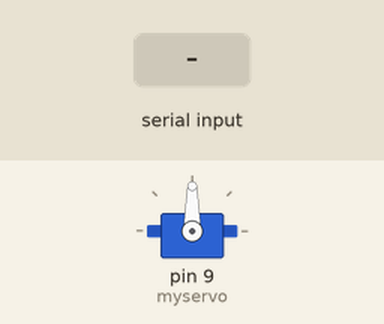
This sketch was run on a simulated Arduino Uno, built with avr-gcc and run on an emulated ATmega328P. Shown: servo. The inputs (shaded band) are chosen by the test bench.

Above: at 1.2 s.
1.3 s: byte 30 received over Serial
At 1.7 s:
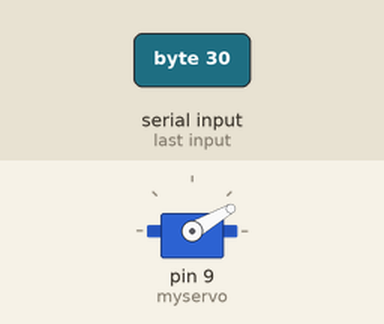
2.8 s: byte 120 received over Serial
At 4.0 s:
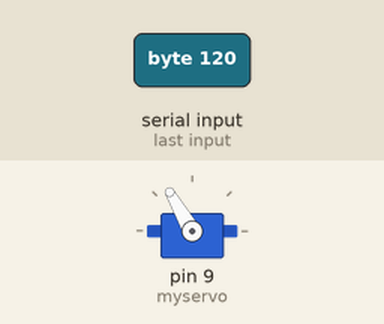
Timing chart, 0 to 5.8 s (numbered marks = the images above; inputs shaded):
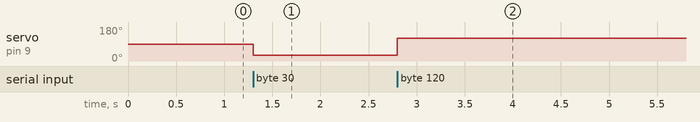

The sketch:

DesafioFINAL.ino
```cpp
/*
 Controlling a servo position using a potentiometer (variable resistor)
 by Michal Rinott <http://people.interaction-ivrea.it/m.rinott>

 modified on 8 Nov 2013
 by Scott Fitzgerald
 http://www.arduino.cc/en/Tutorial/Knob
*/

#include <Servo.h>

Servo myservo;  // create servo object to control a servo

int val;    // variable to read the value from the analog pin
int buzzer = 6;

void setup() {
  myservo.attach(9);  // attaches the servo on pin 9 to the servo object
  Serial.begin(9600);
}

void loop() {
  if (Serial.available()) {
    // get the new byte:
    int angle = (int)Serial.read();  // <--- the value 0 or 180 arrives from node.js
    // set the servo to that angle
    if (angle <= 180) myservo.write(angle);
    else {
      tone(buzzer, 900, 100);
      delay(100);
      tone(buzzer, 600, 400);
    }
  }
  delay(1);                           // waits for the servo
}
```

Measured:
- after the input at 1.3 s, servo on pin 9 (myservo): 90° → 30° at once
- after the input at 2.8 s, servo on pin 9 (myservo): 30° → 120° at once
